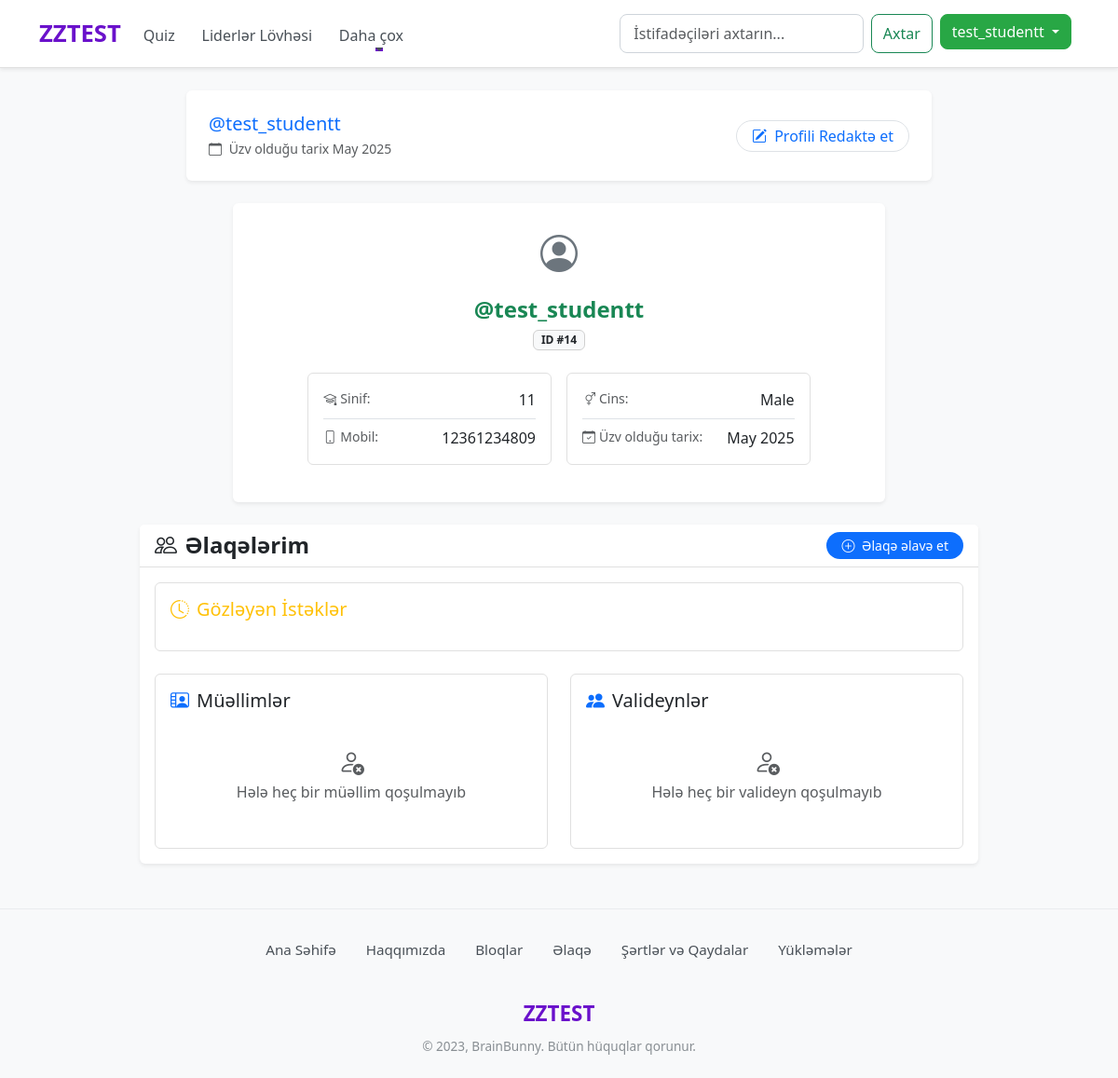
The app's page /user/profile/test_studentt (signed in) with its own data.
### account/models.py (models this page shows, shortened)
class Student(models.Model):
    user=models.OneToOneField(User,on_delete=models.CASCADE)
    gender = models.CharField(max_length=6, blank=True, null=True)
    mobile = models.CharField(max_length=20,null=False)
    grade = models.PositiveIntegerField(blank=True, null=True)
    date_created = models.DateTimeField(auto_now_add=True, null=True)
    teachers = models.ManyToManyField('Teacher', through='StudentTeacherRelation', related_name='students')
    parents = models.ManyToManyField('Parent', through='StudentParentRelation', related_name='students')

### account/views.py (the view)
# urls.py: path('profile/<str:username>', views.profile, name='profile'),
@login_required
def profile(request, username):
    user_object = get_object_or_404(User, username=username)
    profile = None
    role = None
    pending_requests = []
    if hasattr(user_object, 'student'):
        profile = user_object.student
        role = 'student'
        pending_requests = {
            'teachers': StudentTeacherRelation.objects.filter(student=profile, is_approved=False),
            'parents': StudentParentRelation.objects.filter(student=profile, is_approved=False)
        }
    elif hasattr(user_object, 'teacher'):
        profile = user_object.teacher
        role = 'teacher'
        pending_requests = {
            'students': StudentTeacherRelation.objects.filter(teacher=profile, is_approved=False)
        }
    elif hasattr(user_object, 'parent'):
        profile = user_object.parent
        role = 'parent'
        pending_requests = {
            'students': StudentParentRelation.objects.filter(parent=profile, is_approved=False)
        }
    context = {
        "profile_user": user_object,
        "user_profile": profile,
        "role": role,
        "pending_requests": pending_requests,
        "is_own_profile": (request.user == user_object),
    }
    return render(request, "profile.html", context)

### templates/profile.html (shortened to what this page needs)
{% extends 'index.html' %}
{% block content %}
<br/>
<div class="profile-container">
    <div class="card shadow-sm border-0 mb-4 mx-auto" style="max-width: 800px; border-color: #e0e0e0 !important;">
        <div class="card-body p-4">
            <div class="row align-items-center">
                <div class="col-md-8 text-center text-md-start">
                    <div class="d-flex flex-column">
                        <h2 class="h5 mb-1">
                            {% if is_own_profile %}
                            <span class="text-primary">@{{ profile_user.username }}</span>
                            {% else %}
                            <span class="text-dark">{{ profile_user.get_full_name|default:profile_user.username }}</span>
                            {% endif %}
                        </h2>
                        <p class="text-muted small mb-0">
                            <i class="bi bi-calendar me-1"></i>
                            Üzv olduğu tarix {{ profile_user.date_joined|date:"F Y" }}
                        </p>
                    </div>
                </div>
                {% if is_own_profile %}
                <div class="col-md-4 text-center text-md-end mt-2 mt-md-0">
                    <a href="{% url 'edit_profile' %}" class="btn btn-outline-primary border rounded-pill px-3 py-1">
                        <i class="bi bi-pencil-square me-1"></i> Profili Redaktə et
                    </a>
                </div>
                {% endif %}
            </div>
        </div>
    </div>
    <div class="card shadow-sm border-0 mb-4 mx-auto" style="max-width: 700px; border-color: #e0e0e0 !important;">
        <div class="card-body p-4">
            <div class="text-center mb-4">
                <div class="avatar-icon mb-3">
                    <i class="bi bi-person-circle fs-1 text-secondary"></i>
                </div>
                <h4 class="fw-semibold mb-1">
                    <span class="text-success">@{{ profile_user.username }}</span>
                </h4>
                <span class="badge bg-light text-dark border small" style="border-color: #d0d0d0 !important;">
                    ID #{{ profile_user.id }}
                </span>
            </div>
            <div class="row justify-content-center g-4 mb-3">
                <div class="col-md-10">
                    <div class="row g-3">
                        <div class="col-md-6">
                            <div class="p-3 rounded border" style="border-color: #e0e0e0 !important;">
                                <div class="d-flex justify-content-between border-bottom pb-2 mb-2">
                                    <span class="text-muted small"><i class="bi bi-mortarboard me-1"></i>Sinif:</span>
                                    <span class="fw-medium">{{ user_profile.grade }}</span>
                                </div>
                                <div class="d-flex justify-content-between">
                                    <span class="text-muted small"><i class="bi bi-phone me-1"></i>Mobil:</span>
                                    <span class="fw-medium">{{ user_profile.mobile }}</span>
                                </div>
                            </div>
                        </div>
                        <div class="col-md-6">
                            <div class="p-3 rounded border" style="border-color: #e0e0e0 !important;">
                                {% if user_profile.gender %}
                                <div class="d-flex justify-content-between border-bottom pb-2 mb-2">
                                    <span class="text-muted small"><i class="bi bi-gender-ambiguous me-1"></i>Cins:</span>
                                    <span class="fw-medium">{{ user_profile.gender }}</span>
                                </div>
                                {% endif %}
                                <div class="d-flex justify-content-between">
                                    <span class="text-muted small"><i class="bi bi-calendar-check me-1"></i>Üzv olduğu tarix:</span>
                                    <span class="fw-medium">{{ profile_user.date_joined|date:"M Y" }}</span>
                                </div>
                            </div>
                        </div>
                    </div>
                </div>
            </div>
        </div>
    </div>
    <div class="card shadow-sm border-0 mx-auto mb-4" style="max-width: 900px; border-color: #e0e0e0 !important;">
        <div class="card-header bg-white border-bottom" style="border-color: #e0e0e0 !important;">
            <div class="d-flex justify-content-between align-items-center">
                <h4 class="mb-0 fw-semibold">
                    <i class="bi bi-people me-2"></i>Əlaqələrim
                </h4>
                {% if is_own_profile %}
                <button class="btn btn-sm btn-primary rounded-pill px-3 border-0" data-bs-toggle="modal" data-bs-target="#connectionModal">
                    <i class="bi bi-plus-circle me-1"></i> Əlaqə əlavə et
                </button>
                {% endif %}
            </div>
        </div>
        <div class="card-body">
            {% if pending_requests %}
            <div class="mb-4 p-3 rounded border" style="border-color: #e0e0e0 !important;">
                <h5 class="text-warning mb-3 d-flex align-items-center">
                    <i class="bi bi-clock-history me-2"></i>Gözləyən İstəklər
                </h5>
            </div>
            {% endif %}
            <div class="row g-4">
                <div class="col-md-6">
                    <div class="p-3 rounded border h-100" style="border-color: #e0e0e0 !important;">
                        <h5 class="d-flex align-items-center mb-3">
                            <i class="bi bi-person-video2 text-primary me-2"></i>
                            Müəllimlər
                        </h5>
                        {% if user_profile.teachers.exists %}
                        <div class="list-group list-group-flush">
                            {% for relation in user_profile.studentteacherrelation_set.all %}
                                {% if relation.is_approved %}
                                <div class="list-group-item border-0 px-0 py-2">
                                    <div class="d-flex justify-content-between align-items-center">
                                        <div>
                                            <strong>{{ relation.teacher.get_name }}</strong>
                                            <div class="text-muted small">{{ relation.subject }}</div>
                                        </div>
                                        <span class="badge bg-success bg-opacity-10 text-success border" style="border-color: #b8e0c8 !important;">
                                            Qoşulmuş
                                        </span>
                                    </div>
                                </div>
                                {% endif %}
                            {% empty %}
                                <div class="text-center py-3 text-muted">
                                    <i class="bi bi-person-x fs-3 mb-2"></i>
                                    <p>Hələ heç bir müəllim qoşulmayıb</p>
                                </div>
                            {% endfor %}
                        </div>
                        {% else %}
                        <div class="text-center py-3 text-muted">
                            <i class="bi bi-person-x fs-3 mb-2"></i>
                            <p>Hələ heç bir müəllim qoşulmayıb</p>
                        </div>
                        {% endif %}
                    </div>
                </div>
                <div class="col-md-6">
                    <div class="p-3 rounded border h-100" style="border-color: #e0e0e0 !important;">
                        <h5 class="d-flex align-items-center mb-3">
                            <i class="bi bi-people-fill text-primary me-2"></i>
                            Valideynlər
                        </h5>
                        {% if user_profile.parents.exists %}
                        <div class="list-group list-group-flush">
                            {% for relation in user_profile.studentparentrelation_set.all %}
                                {% if relation.is_approved %}
                                <div class="list-group-item border-0 px-0 py-2">
                                    <div class="d-flex justify-content-between align-items-center">
                                        <strong>{{ relation.parent.get_name }}</strong>
                                        <span class="badge bg-success bg-opacity-10 text-success border" style="border-color: #b8e0c8 !important;">
                                            Qoşulmuş
                                        </span>
                                    </div>
                                </div>
                                {% endif %}
                            {% empty %}
                                <div class="text-center py-3 text-muted">
                                    <i class="bi bi-person-x fs-3 mb-2"></i>
                                    <p>Hələ heç bir valideyn qoşulmayıb</p>
                                </div>
                            {% endfor %}
                        </div>
                        {% else %}
                        <div class="text-center py-3 text-muted">
                            <i class="bi bi-person-x fs-3 mb-2"></i>
                            <p>Hələ heç bir valideyn qoşulmayıb</p>
                        </div>
                        {% endif %}
                    </div>
                </div>
            </div>
        </div>
    </div>
</div>
{% endblock %}

### templates/components/navbar.html (shortened to what this page needs)
{% load static %}
<nav class="navbar navbar-expand-lg main-navbar d-none d-lg-block shadow-sm">
    <div class="container">
        <a class="navbar-brand brand-glow" href="{% url 'home' %}">ZZTEST</a>
        <div class="collapse navbar-collapse" id="navbarSupportedContent">
            <ul class="navbar-nav me-auto mb-2 mb-lg-0">
                <li class="nav-item">
                    <a class="nav-link nav-link-custom" href="{% url 'all_quiz' %}">Quiz</a>
                </li>
                <li class="nav-item">
                    <a class="nav-link nav-link-custom" href="{% url 'leaderboard' %}">Liderlər Lövhəsi</a>
                </li>
                <li class="nav-item dropdown">
                    <a class="nav-link dropdown-toggle nav-link-custom" href="#" role="button" data-bs-toggle="dropdown"
                        aria-expanded="false">
                        Daha çox
                    </a>
                </li>
            </ul>
            <form class="d-flex search-form" role="search" action="{% url 'search_users' %}">
                <input class="form-control me-2 search-input" type="search" name="q" placeholder="İstifadəçiləri axtarın..." aria-label="Search">
                <button class="btn btn-outline-success search-btn me-2" type="submit">Axtar</button>
                {% if request.user.is_authenticated %}
                <div class="dropdown me-2">
                    <button class="btn btn-success dropdown-toggle user-menu-btn" type="button" id="userDropdown" data-bs-toggle="dropdown" aria-expanded="false">
                        {{ request.user.username }}
                    </button>
                </div>
                {% else %}
                <a href="{% url 'login' %}" class="btn btn-primary login-btn">Daxil ol</a>
                {% endif %}
            </form>
        </div>
    </div>
</nav>

### templates/index.html (style rules this page uses)
body { font-family: 'Segoe UI', Roboto, 'Helvetica Neue', Arial, sans-serif; color: #343a40; background-color: #f8f9fa; }
a { text-decoration: none; color: #0d6efd; transition: color 0.2s ease; }

### templates/components/navbar.html (style rules this page uses)
.main-navbar { background-color: #ffffff; border-bottom: 1px solid #e0e0e0; padding-top: 0.75rem; padding-bottom: 0.75rem; }
.navbar-brand { font-weight: 700; font-size: 1.6rem; color: #6a11cb !important; transition: color 0.2s ease; }
.nav-link-custom { font-weight: 500; color: #495057; margin-right: 0.8rem; transition: all 0.2s ease-in-out; position: relative; padding-bottom: 0.3rem; }
.nav-link-custom::after { content: ''; position: absolute; width: 0; height: 2px; bottom: 0; left: 50%; background-color: #6a11cb; transition: width 0.3s ease-out, left 0.3s ease-out; }
.search-form .search-input { border-radius: 0.5rem; border-color: #ced4da; padding: 0.5rem 0.9rem; }
.search-btn { border-radius: 0.5rem; font-weight: 500; transition: all 0.2s ease; }
.user-menu-btn { border-radius: 0.5rem; font-weight: 500; background-color: #28a745; border-color: #28a745; transition: all 0.2s ease; }

### records on screen
Student: grade "11", mobile "12361234809", gender "Male"

### other values on screen
{{ request.user.username }} "test_studentt"
{{ profile_user.username }} "test_studentt"
{{ profile_user.date_joined|date:"F Y" }} "May 2025"
{{ profile_user.id }} "14"
{{ profile_user.date_joined|date:"M Y" }} "May 2025"
